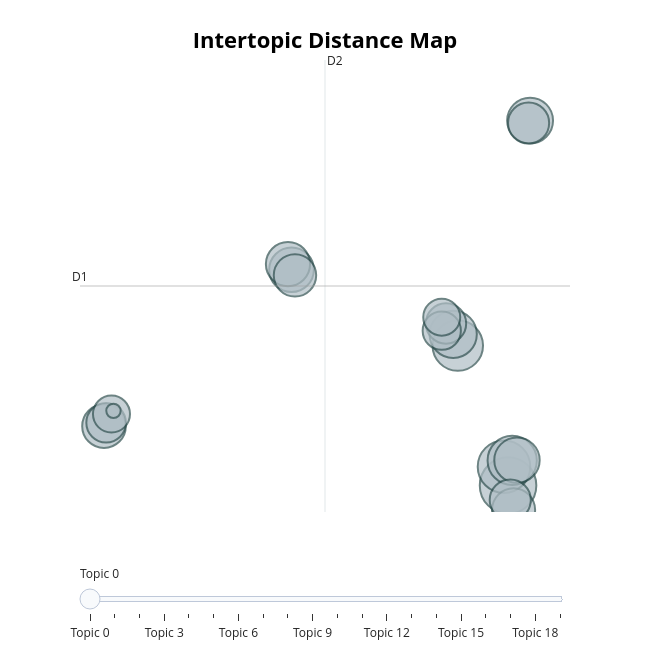

The cell this chart's notebook holds for it:
### Markdown cell above
## Visulisation

### Code cell
topic_model.visualize_topics()

### Figure 1 — Plotly figure (JSON) as saved in the notebook; plotly's stock layout.template omitted (floating-point values rounded to 4 significant figures)
{"data": [{"customdata": [[0, "la | le | les | de | est", 9799], [1, "la | les | le | est | pas", 8454], [2, "la | pas | les | est | le", 7799], [3, "le | les | la | de | est", 7432], [4, "la | pas | est | les | suis", 6841], [5, "pas | la | est | les | de", 6452], [6, "est | les | la | de | le", 6307], [7, "je | de | que | est | la", 6109], [8, "je | tu | pas | moi | que", 5985], [9, "pas | est | la | qu | ai", 5814], [10, "de | les | la | le | et", 5679], [11, "de | la | le | et | les", 5512], [12, "de | les | la | le | et", 5180], [13, "la | de | les | pas | est", 5173], [14, "pas | est | la | qu | tu", 4988], [15, "la | ouais | est | yeah | dans", 4790], [16, "tu | elle | pas | je | est", 4473], [17, "la | est | le | les | dans", 4196], [18, "ai | je | la | pas | est", 4189], [19, "the | you | it | to | and", 633]], "hovertemplate": "<b>Topic %{customdata[0]}</b><br>%{customdata[1]}<br>Size: %{customdata[2]}", "legendgroup": "", "marker": {"color": "#B0BEC5", "line": {"color": "DarkSlateGrey", "width": 2}, "size": [9799, 8454, 7799, 7432, 6841, 6452, 6307, 6109, 5985, 5814, 5679, 5512, 5180, 5173, 4988, 4790, 4473, 4196, 4189, 633], "sizemode": "area", "sizeref": 6.124, "symbol": "circle"}, "mode": "markers", "name": "", "orientation": "v", "showlegend": false, "type": "scatter", "x": [14.5, 14.26, 11.52, 14.75, 11.24, 15.81, 15.03, 1.634, 1.423, -9.509, 14.83, 1.839, 14.63, 15.72, 10.81, -9.384, 10.56, -9.065, 10.56, -8.947], "xaxis": "x", "y": [1.437, 2.126, 6.588, 2.358, 7.0, 14.87, 2.367, 9.377, 9.588, 3.619, 0.5384, 9.172, 0.8971, 14.78, 7.4, 3.744, 7.135, 4.065, 7.631, 4.183], "yaxis": "y"}], "layout": {"annotations": [{"showarrow": false, "text": "D1", "x": -10.94, "y": 8.78, "yshift": 10}, {"showarrow": false, "text": "D2", "x": 3.624, "xshift": 10, "y": 17.1}], "height": 650, "hoverlabel": {"bgcolor": "white", "font": {"family": "Rockwell", "size": 16}}, "legend": {"itemsizing": "constant", "tracegroupgap": 0}, "margin": {"t": 60}, "shapes": [{"line": {"color": "#CFD8DC", "width": 2}, "type": "line", "x0": 3.624, "x1": 3.624, "y0": 0.4577, "y1": 17.1}, {"line": {"color": "#9E9E9E", "width": 2}, "type": "line", "x0": -10.94, "x1": 18.18, "y0": 8.78, "y1": 8.78}], "sliders": [{"active": 0, "pad": {"t": 50}, "steps": [{"args": [{"marker.color": [["red", "#B0BEC5", "#B0BEC5", "#B0BEC5", "#B0BEC5", "#B0BEC5", "#B0BEC5", "#B0BEC5", "#B0BEC5", "#B0BEC5", "#B0BEC5", "#B0BEC5", "#B0BEC5", "#B0BEC5", "#B0BEC5", "#B0BEC5", "#B0BEC5", "#B0BEC5", "#B0BEC5", "#B0BEC5"]]}], "label": "Topic 0", "method": "update"}, {"args": [{"marker.color": [["#B0BEC5", "red", "#B0BEC5", "#B0BEC5", "#B0BEC5", "#B0BEC5", "#B0BEC5", "#B0BEC5", "#B0BEC5", "#B0BEC5", "#B0BEC5", "#B0BEC5", "#B0BEC5", "#B0BEC5", "#B0BEC5", "#B0BEC5", "#B0BEC5", "#B0BEC5", "#B0BEC5", "#B0BEC5"]]}], "label": "Topic 1", "method": "update"}, {"args": [{"marker.color": [["#B0BEC5", "#B0BEC5", "red", "#B0BEC5", "#B0BEC5", "#B0BEC5", "#B0BEC5", "#B0BEC5", "#B0BEC5", "#B0BEC5", "#B0BEC5", "#B0BEC5", "#B0BEC5", "#B0BEC5", "#B0BEC5", "#B0BEC5", "#B0BEC5", "#B0BEC5", "#B0BEC5", "#B0BEC5"]]}], "label": "Topic 2", "method": "update"}, {"args": [{"marker.color": [["#B0BEC5", "#B0BEC5", "#B0BEC5", "red", "#B0BEC5", "#B0BEC5", "#B0BEC5", "#B0BEC5", "#B0BEC5", "#B0BEC5", "#B0BEC5", "#B0BEC5", "#B0BEC5", "#B0BEC5", "#B0BEC5", "#B0BEC5", "#B0BEC5", "#B0BEC5", "#B0BEC5", "#B0BEC5"]]}], "label": "Topic 3", "method": "update"}, {"args": [{"marker.color": [["#B0BEC5", "#B0BEC5", "#B0BEC5", "#B0BEC5", "red", "#B0BEC5", "#B0BEC5", "#B0BEC5", "#B0BEC5", "#B0BEC5", "#B0BEC5", "#B0BEC5", "#B0BEC5", "#B0BEC5", "#B0BEC5", "#B0BEC5", "#B0BEC5", "#B0BEC5", "#B0BEC5", "#B0BEC5"]]}], "label": "Topic 4", "method": "update"}, {"args": [{"marker.color": [["#B0BEC5", "#B0BEC5", "#B0BEC5", "#B0BEC5", "#B0BEC5", "red", "#B0BEC5", "#B0BEC5", "#B0BEC5", "#B0BEC5", "#B0BEC5", "#B0BEC5", "#B0BEC5", "#B0BEC5", "#B0BEC5", "#B0BEC5", "#B0BEC5", "#B0BEC5", "#B0BEC5", "#B0BEC5"]]}], "label": "Topic 5", "method": "update"}, {"args": [{"marker.color": [["#B0BEC5", "#B0BEC5", "#B0BEC5", "#B0BEC5", "#B0BEC5", "#B0BEC5", "red", "#B0BEC5", "#B0BEC5", "#B0BEC5", "#B0BEC5", "#B0BEC5", "#B0BEC5", "#B0BEC5", "#B0BEC5", "#B0BEC5", "#B0BEC5", "#B0BEC5", "#B0BEC5", "#B0BEC5"]]}], "label": "Topic 6", "method": "update"}, {"args": [{"marker.color": [["#B0BEC5", "#B0BEC5", "#B0BEC5", "#B0BEC5", "#B0BEC5", "#B0BEC5", "#B0BEC5", "red", "#B0BEC5", "#B0BEC5", "#B0BEC5", "#B0BEC5", "#B0BEC5", "#B0BEC5", "#B0BEC5", "#B0BEC5", "#B0BEC5", "#B0BEC5", "#B0BEC5", "#B0BEC5"]]}], "label": "Topic 7", "method": "update"}, {"args": [{"marker.color": [["#B0BEC5", "#B0BEC5", "#B0BEC5", "#B0BEC5", "#B0BEC5", "#B0BEC5", "#B0BEC5", "#B0BEC5", "red", "#B0BEC5", "#B0BEC5", "#B0BEC5", "#B0BEC5", "#B0BEC5", "#B0BEC5", "#B0BEC5", "#B0BEC5", "#B0BEC5", "#B0BEC5", "#B0BEC5"]]}], "label": "Topic 8", "method": "update"}, {"args": [{"marker.color": [["#B0BEC5", "#B0BEC5", "#B0BEC5", "#B0BEC5", "#B0BEC5", "#B0BEC5", "#B0BEC5", "#B0BEC5", "#B0BEC5", "red", "#B0BEC5", "#B0BEC5", "#B0BEC5", "#B0BEC5", "#B0BEC5", "#B0BEC5", "#B0BEC5", "#B0BEC5", "#B0BEC5", "#B0BEC5"]]}], "label": "Topic 9", "method": "update"}, {"args": [{"marker.color": [["#B0BEC5", "#B0BEC5", "#B0BEC5", "#B0BEC5", "#B0BEC5", "#B0BEC5", "#B0BEC5", "#B0BEC5", "#B0BEC5", "#B0BEC5", "red", "#B0BEC5", "#B0BEC5", "#B0BEC5", "#B0BEC5", "#B0BEC5", "#B0BEC5", "#B0BEC5", "#B0BEC5", "#B0BEC5"]]}], "label": "Topic 10", "method": "update"}, {"args": [{"marker.color": [["#B0BEC5", "#B0BEC5", "#B0BEC5", "#B0BEC5", "#B0BEC5", "#B0BEC5", "#B0BEC5", "#B0BEC5", "#B0BEC5", "#B0BEC5", "#B0BEC5", "red", "#B0BEC5", "#B0BEC5", "#B0BEC5", "#B0BEC5", "#B0BEC5", "#B0BEC5", "#B0BEC5", "#B0BEC5"]]}], "label": "Topic 11", "method": "update"}, {"args": [{"marker.color": [["#B0BEC5", "#B0BEC5", "#B0BEC5", "#B0BEC5", "#B0BEC5", "#B0BEC5", "#B0BEC5", "#B0BEC5", "#B0BEC5", "#B0BEC5", "#B0BEC5", "#B0BEC5", "red", "#B0BEC5", "#B0BEC5", "#B0BEC5", "#B0BEC5", "#B0BEC5", "#B0BEC5", "#B0BEC5"]]}], "label": "Topic 12", "method": "update"}, {"args": [{"marker.color": [["#B0BEC5", "#B0BEC5", "#B0BEC5", "#B0BEC5", "#B0BEC5", "#B0BEC5", "#B0BEC5", "#B0BEC5", "#B0BEC5", "#B0BEC5", "#B0BEC5", "#B0BEC5", "#B0BEC5", "red", "#B0BEC5", "#B0BEC5", "#B0BEC5", "#B0BEC5", "#B0BEC5", "#B0BEC5"]]}], "label": "Topic 13", "method": "update"}, {"args": [{"marker.color": [["#B0BEC5", "#B0BEC5", "#B0BEC5", "#B0BEC5", "#B0BEC5", "#B0BEC5", "#B0BEC5", "#B0BEC5", "#B0BEC5", "#B0BEC5", "#B0BEC5", "#B0BEC5", "#B0BEC5", "#B0BEC5", "red", "#B0BEC5", "#B0BEC5", "#B0BEC5", "#B0BEC5", "#B0BEC5"]]}], "label": "Topic 14", "method": "update"}, {"args": [{"marker.color": [["#B0BEC5", "#B0BEC5", "#B0BEC5", "#B0BEC5", "#B0BEC5", "#B0BEC5", "#B0BEC5", "#B0BEC5", "#B0BEC5", "#B0BEC5", "#B0BEC5", "#B0BEC5", "#B0BEC5", "#B0BEC5", "#B0BEC5", "red", "#B0BEC5", "#B0BEC5", "#B0BEC5", "#B0BEC5"]]}], "label": "Topic 15", "method": "update"}, {"args": [{"marker.color": [["#B0BEC5", "#B0BEC5", "#B0BEC5", "#B0BEC5", "#B0BEC5", "#B0BEC5", "#B0BEC5", "#B0BEC5", "#B0BEC5", "#B0BEC5", "#B0BEC5", "#B0BEC5", "#B0BEC5", "#B0BEC5", "#B0BEC5", "#B0BEC5", "red", "#B0BEC5", "#B0BEC5", "#B0BEC5"]]}], "label": "Topic 16", "method": "update"}, {"args": [{"marker.color": [["#B0BEC5", "#B0BEC5", "#B0BEC5", "#B0BEC5", "#B0BEC5", "#B0BEC5", "#B0BEC5", "#B0BEC5", "#B0BEC5", "#B0BEC5", "#B0BEC5", "#B0BEC5", "#B0BEC5", "#B0BEC5", "#B0BEC5", "#B0BEC5", "#B0BEC5", "red", "#B0BEC5", "#B0BEC5"]]}], "label": "Topic 17", "method": "update"}, {"args": [{"marker.color": [["#B0BEC5", "#B0BEC5", "#B0BEC5", "#B0BEC5", "#B0BEC5", "#B0BEC5", "#B0BEC5", "#B0BEC5", "#B0BEC5", "#B0BEC5", "#B0BEC5", "#B0BEC5", "#B0BEC5", "#B0BEC5", "#B0BEC5", "#B0BEC5", "#B0BEC5", "#B0BEC5", "red", "#B0BEC5"]]}], "label": "Topic 18", "method": "update"}, {"args": [{"marker.color": [["#B0BEC5", "#B0BEC5", "#B0BEC5", "#B0BEC5", "#B0BEC5", "#B0BEC5", "#B0BEC5", "#B0BEC5", "#B0BEC5", "#B0BEC5", "#B0BEC5", "#B0BEC5", "#B0BEC5", "#B0BEC5", "#B0BEC5", "#B0BEC5", "#B0BEC5", "#B0BEC5", "#B0BEC5", "red"]]}], "label": "Topic 19", "method": "update"}]}], "title": {"font": {"color": "Black", "size": 22}, "text": "<b>Intertopic Distance Map</b>", "x": 0.5, "xanchor": "center", "y": 0.95, "yanchor": "top"}, "width": 650, "xaxis": {"anchor": "y", "domain": [0, 1], "range": [-10.94, 18.18], "title": {"text": ""}, "visible": false}, "yaxis": {"anchor": "x", "domain": [0, 1], "range": [0.4577, 17.1], "title": {"text": ""}, "visible": false}}}
